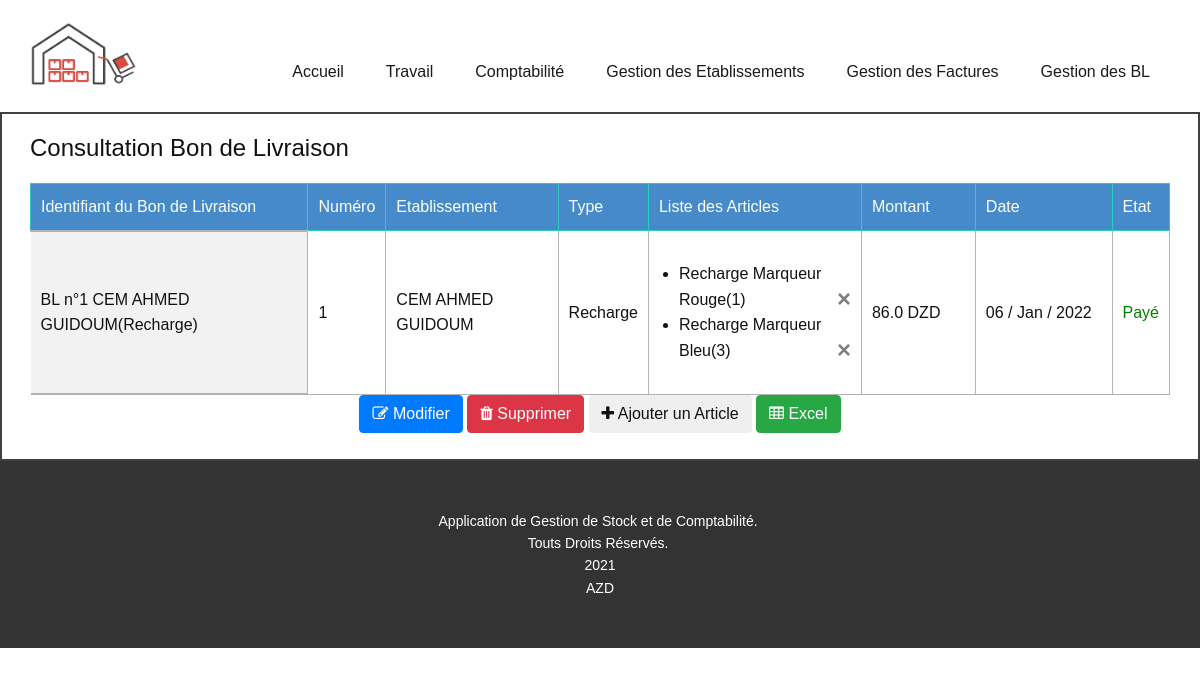
The app's page /Gestion/Travail/Comptabilité/ConsulterBL/1 with its own data.
### Gestion/models.py (models this page shows)
class Bon(models.Model):
    Num = models.IntegerField(null=True)
    Etab = models.ForeignKey(Etablissement,on_delete=models.CASCADE)
    Type = models.CharField(max_length=100,)
    date = models.DateField()
    Montant = models.FloatField(null=True,)
    paye = models.BooleanField()
    def __str__(self):
        return "BL n°"+str(self.Num) +" "+self.Etab.Nom+"("+self.Type+")"

class Etablissement(models.Model):
    Nom = models.CharField(max_length=100,unique=True)
    Montant = models.FloatField(null=True,)
    def __str__(self):
        return self.Nom

class ArticleBL(models.Model):
    article = ForeignKey(Article, on_delete=models.CASCADE)
    Quantité = models.IntegerField(null=True,)
    Bon = models.ForeignKey(Bon, on_delete=models.CASCADE )
    def __str__(self):
        return self.article.Nom+"("+ str(self.Quantité)+")"

class Article(models.Model):
    Nom = models.CharField(max_length=100)
    Type = models.CharField(max_length=100,)
    Marque = models.CharField(max_length=100,)
    nbDisponible = models.IntegerField(null=True,)
    prix = models.FloatField(null=True,)
    def __str__(self):
        return self.Nom

### Gestion/views.py (called while the page is built)
def ConsulterBL(request,id):
    context={}
    b = get_object_or_404(Bon,id=id)
    s=0
    context['b']=b
    form = ArticleBLForm(request.POST or None)
    articles = b.articlebl_set.all()
    if form.is_valid():
        obj=form.save()
        messages.success(request, 'Vous avez ajouté l\'article: '+obj.article.Nom +' avec succès')
        obj.Bon=b
        obj.save()
    for a in articles.all():
        s=s + (a.Quantité * a.article.prix)
    b.Montant = s
    b.save()
    context['Aform'] = form
    context['articles'] = articles
    return render(request, "Gestion/ConsulterBL.html",context)

### Gestion/templates/Gestion/ConsulterBL.html (shortened to what this page needs)
<!DOCTYPE html>
{% load static %}
{% load i18n %}
{% language 'fr' %}
<html style="font-size: 16px;">
  <head>
    <link rel="stylesheet" href="{% static 'Gestion/fontawesome.min.css' %}" >
    <link rel="stylesheet" href="{% static 'Gestion/bootstrap.min.css' %}" >
    <link rel="stylesheet" href="{% static 'Gestion/nicepage.css' %}" >
    <link rel="stylesheet" href="{% static 'Gestion/toastr.css' %}" media="screen">
    <link rel="stylesheet" href="https://cdnjs.cloudflare.com/ajax/libs/font-awesome/4.7.0/css/font-awesome.min.css">
    <link id="u-theme-google-font" rel="stylesheet" href="{% static 'Gestion/font.css' %}">
  </head>
  <body class="u-body">
    <header class="u-clearfix u-header u-header" id="sec-62b2"><div class="u-clearfix u-sheet u-valign-middle u-sheet-1">
        <a href="https://nicepage.com" class="u-image u-logo u-image-1" data-image-width="1001" data-image-height="601">
          <img src="{% static 'Gestion/images/Wholesalers_0.png' %}" class="u-logo-image u-logo-image-1">
        </a>
        <nav class="u-menu u-menu-dropdown u-offcanvas u-menu-1">
          <div class="u-custom-menu u-nav-container">
            <ul class="u-nav u-spacing-2 u-unstyled u-nav-1"><li class="u-nav-item"><a href = "{% url 'Accueil' %}" class="u-active-grey-5 u-border-active-palette-1-base u-border-hover-palette-1-base u-button-style u-hover-grey-10 u-nav-link u-text-active-grey-90 u-text-grey-90 u-text-hover-grey-90" style="padding: 10px 20px;">Accueil</a>
</li><li class="u-nav-item"><a href="{% url 'Travail' %}" class="u-active-grey-5 u-border-active-palette-1-base u-border-hover-palette-1-base u-button-style u-hover-grey-10 u-nav-link u-text-active-grey-90 u-text-grey-90 u-text-hover-grey-90" style="padding: 10px 20px;">Travail</a>
</li><li class="u-nav-item"><a href="{% url 'Comptabilité' %}" class="u-active-grey-5 u-border-active-palette-1-base u-border-hover-palette-1-base u-button-style u-hover-grey-10 u-nav-link u-text-active-grey-90 u-text-grey-90 u-text-hover-grey-90" style="padding: 10px 20px;">Comptabilité</a>
</li><li class="u-nav-item"><a class="u-active-grey-5 u-border-active-palette-1-base u-border-hover-palette-1-base u-button-style u-hover-grey-10 u-nav-link u-text-active-grey-90 u-text-grey-90 u-text-hover-grey-90" style="padding: 10px 20px;">Gestion des Etablissements</a>
</li><li class="u-nav-item"><a class="u-active-grey-5 u-border-active-palette-1-base u-border-hover-palette-1-base u-button-style u-hover-grey-10 u-nav-link u-text-active-grey-90 u-text-grey-90 u-text-hover-grey-90" style="padding: 10px 20px;">Gestion des Factures</a>
</li><li class="u-nav-item"><a class="u-active-grey-5 u-border-active-palette-1-base u-border-hover-palette-1-base u-button-style u-hover-grey-10 u-nav-link u-text-active-grey-90 u-text-grey-90 u-text-hover-grey-90" style="padding: 10px 20px;">Gestion des BL</a>
</li></ul>
          </div>
        </nav>
      </div></header>
    <section class="u-align-center u-border-2 u-border-grey-75 u-clearfix u-section-1" id="sec-28ef">
      <div class="u-clearfix u-sheet u-sheet-1">
        <h4 class="u-text u-text-default u-text-1">Consultation Bon de Livraison</h4>
        <div class="u-table u-table-responsive u-table-1">
          <table class="u-table-entity u-table-entity-1" style="width:100%">
            <thead class="u-palette-1-base u-table-header u-table-header-1">
              <tr style="height: 21px;">
                <th class="u-border-1 u-border-palette-4-base u-table-cell">Identifiant du Bon de Livraison</th>
                <th class="u-border-1 u-border-palette-4-base u-table-cell">Numéro</th>
                <th class="u-border-1 u-border-palette-4-base u-table-cell">Etablissement</th>
                <th class="u-border-1 u-border-palette-4-base u-table-cell">Type</th>
                <th class="u-border-1 u-border-palette-4-base u-table-cell">Liste des Articles</th>
                <th class="u-border-1 u-border-palette-4-base u-table-cell" style="width:10%">Montant</th>
                <th class="u-border-1 u-border-palette-4-base u-table-cell" style="width:12%">Date</th>
                <th class="u-border-1 u-border-palette-4-base u-table-cell">Etat</th>
              </tr>
            </thead>
            <tbody class="u-table-body">
                <tr style="height: 75px;">
                  <td  class="u-border-2 u-border-grey-30 u-border-no-left u-border-no-right u-first-column u-grey-5 u-table-cell u-table-cell-6"><a>{{b}}</a></td>
                  <td class="u-border-1 u-border-grey-30 u-table-cell">{{b.Num}}</td>
                  <td class="u-border-1 u-border-grey-30 u-table-cell">{{b.Etab}}</td>
                  <td class="u-border-1 u-border-grey-30 u-table-cell">{{b.Type}}</td>
                  <td class="u-border-1 u-border-grey-30 u-table-cell"><ul>{% for a in articles %}<li> {{a}} <a href="{% url 'SupprimerArticleBL' a.id %}"  type="button" class="close"  aria-label="Close">
                    <span aria-hidden="true">&times;</span>
                  </a> </li>{% endfor %}</ul></td>
                  <td class="u-border-1 u-border-grey-30 u-table-cell">{{b.Montant}} DZD</td>
                  <td class="u-border-1 u-border-grey-30 u-table-cell">{{b.date|date:"d / M / Y"}} </td>
                  <td class="u-border-1 u-border-grey-30 u-table-cell">{% if b.paye == True %}<p style="color:green">Payé</p>{% else %}<p style="color:red">Non Payé</p>{% endif %}</td>
                </tr>
            </tbody>
        </table>
        <a href="{% url 'ModifierBL' b.id %}" class="btn btn-primary"><span><i class="fa fa-edit"></i>
            Modifier</span></a>
          <button type="button" class="btn btn-danger" data-toggle="modal" data-target="#exampleModal"><span><i class="fa fa-trash"></i>
            Supprimer</span>
          </button>
          <button type="button" class="btn btn-sucess" data-toggle="modal" data-target="#exampleModal1"><span><i class="fa fa-plus"></i>
            Ajouter un Article</span>
          </button>
          <a href="{% url 'ExportBL' b.id %}" class="btn btn-success"><span><i class="fa fa-table"></i>
            Excel</span></a>
      </div>
      <a  >&nbsp;&nbsp;&nbsp;&nbsp;&nbsp;
      </a>
    </div>
  </section>
  {% endlanguage %}
  <footer class="u-align-center u-clearfix u-footer u-grey-80 u-footer" id="sec-7b2b"><div class="u-clearfix u-sheet u-sheet-1">
      <p class="u-small-text u-text u-text-variant u-text-1"> Application de Gestion de Stock et de Comptabilité.&nbsp;<br>Touts Droits Réservés.&nbsp;<br>2021<br>AZD
      </p>
    </div></footer>
</body>
</html>

### records on screen
Bon: Num+Etab+Type "BL n°1 CEM AHMED GUIDOUM(Recharge)", Num "1", Etab "CEM AHMED GUIDOUM", Type "Recharge", Montant "86.0", date "06 / Jan / 2022"
ArticleBL: article+Quantité "Recharge Marqueur Rouge(1)"
ArticleBL: article+Quantité "Recharge Marqueur Bleu(3)"
